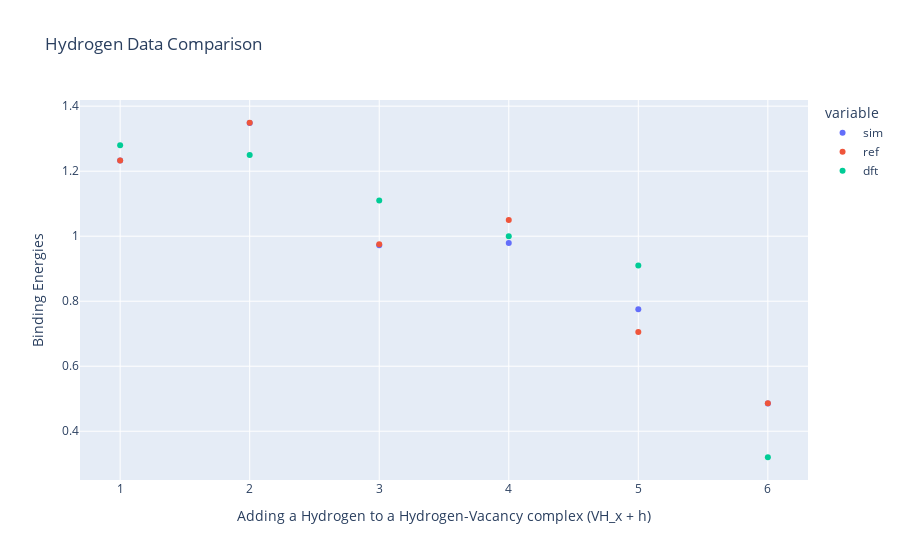

Notebook source saved alongside this figure:
### Code cell
energy_lst = []

x = np.arange(7)

for i in x:

    energy = data['V_1H_%dHe_0' % i]['energy_opt']

    energy_lst.append(energy)

energy_lst = np.array(energy_lst)

binding = {}

binding['sim'] = -np.diff(energy_lst) - perfect + h_int

binding['x'] = x[1:]

binding['ref'] = np.array([1.233, 1.349, 0.975, 1.050, 0.705, 0.486])

binding['dft'] = np.array([1.28, 1.25, 1.11, 1.00, 0.91, 0.32])

binding_df = pd.DataFrame(binding)

# Create a line plot using Plotly Express
fig = px.scatter(binding_df, x='x', y=['sim', 'ref', 'dft'],
              labels={'x': 'Adding a Hydrogen to a Hydrogen-Vacancy complex (VH_x + h)', 'value': 'Binding Energies'},
              title='Hydrogen Data Comparison')

# Show the plot
fig.show()

### Figure 1 — Plotly figure (JSON) as saved in the notebook; plotly's stock layout.template omitted (floating-point values rounded to 4 significant figures)
{"data": [{"hovertemplate": "variable=sim<br>Adding a Hydrogen to a Hydrogen-Vacancy complex (VH_x + h)=%{x}<br>Binding Energies=%{y}<extra></extra>", "legendgroup": "sim", "marker": {"color": "#636efa", "symbol": "circle"}, "mode": "markers", "name": "sim", "orientation": "v", "showlegend": true, "type": "scatter", "x": [1, 2, 3, 4, 5, 6], "xaxis": "x", "y": [1.233, 1.348, 0.9723, 0.9791, 0.7751, 0.4857], "yaxis": "y"}, {"hovertemplate": "variable=ref<br>Adding a Hydrogen to a Hydrogen-Vacancy complex (VH_x + h)=%{x}<br>Binding Energies=%{y}<extra></extra>", "legendgroup": "ref", "marker": {"color": "#EF553B", "symbol": "circle"}, "mode": "markers", "name": "ref", "orientation": "v", "showlegend": true, "type": "scatter", "x": [1, 2, 3, 4, 5, 6], "xaxis": "x", "y": [1.233, 1.349, 0.975, 1.05, 0.705, 0.486], "yaxis": "y"}, {"hovertemplate": "variable=dft<br>Adding a Hydrogen to a Hydrogen-Vacancy complex (VH_x + h)=%{x}<br>Binding Energies=%{y}<extra></extra>", "legendgroup": "dft", "marker": {"color": "#00cc96", "symbol": "circle"}, "mode": "markers", "name": "dft", "orientation": "v", "showlegend": true, "type": "scatter", "x": [1, 2, 3, 4, 5, 6], "xaxis": "x", "y": [1.28, 1.25, 1.11, 1, 0.91, 0.32], "yaxis": "y"}], "layout": {"legend": {"title": {"text": "variable"}, "tracegroupgap": 0}, "title": {"text": "Hydrogen Data Comparison"}, "xaxis": {"anchor": "y", "domain": [0, 1], "title": {"text": "Adding a Hydrogen to a Hydrogen-Vacancy complex (VH_x + h)"}}, "yaxis": {"anchor": "x", "domain": [0, 1], "title": {"text": "Binding Energies"}}}}
